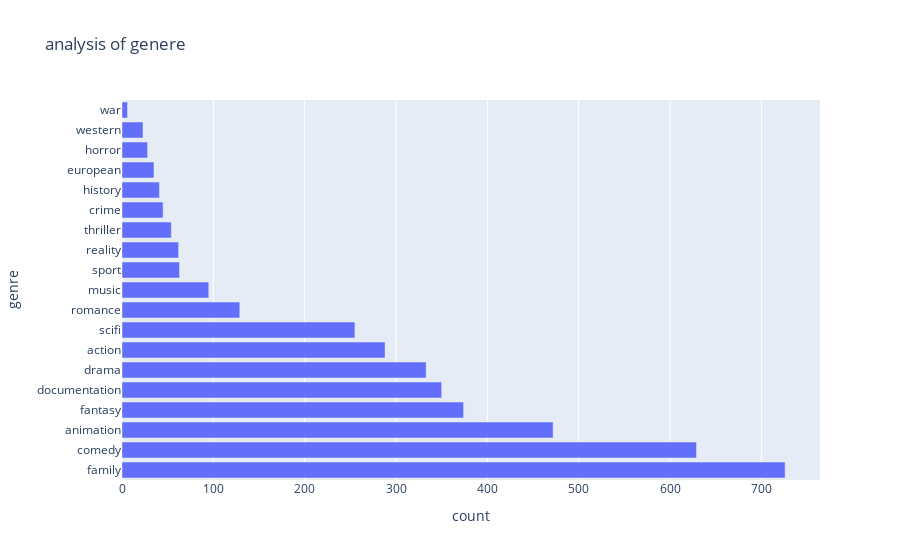

Here is the notebook cell this chart was saved with:
### Code cell
x=px.bar(df_genre,y='genre',x='count',title='analysis of genere')
x.show()

### Figure 1 — Plotly figure (JSON) as saved in the notebook; plotly's stock layout.template omitted (floating-point values rounded to 4 significant figures)
{"data": [{"alignmentgroup": "True", "hovertemplate": "count=%{x}<br>genre=%{y}<extra></extra>", "legendgroup": "", "marker": {"color": "#636efa", "pattern": {"shape": ""}}, "name": "", "offsetgroup": "", "orientation": "h", "showlegend": false, "textposition": "auto", "type": "bar", "x": [726, 629, 472, 374, 350, 333, 288, 255, 129, 95, 63, 62, 54, 45, 41, 35, 28, 23, 6], "xaxis": "x", "y": ["family", "comedy", "animation", "fantasy", "documentation", "drama", "action", "scifi", "romance", "music", "sport", "reality", "thriller", "crime", "history", "european", "horror", "western", "war"], "yaxis": "y"}], "layout": {"autosize": true, "barmode": "relative", "legend": {"tracegroupgap": 0}, "title": {"text": "analysis of genere"}, "xaxis": {"anchor": "y", "autorange": true, "domain": [0, 1], "range": [0, 764.2], "title": {"text": "count"}, "type": "linear"}, "yaxis": {"anchor": "x", "autorange": true, "domain": [0, 1], "range": [-0.5, 18.5], "title": {"text": "genre"}, "type": "category"}}}
